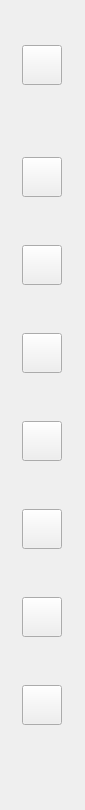
     <widget class="QWidget" name="menu_layout_1" native="true">
      <property name="maximumSize">
       <size>
        <width>85</width>
        <height>16777215</height>
       </size>
      </property>
      <layout class="QVBoxLayout" name="verticalLayout_4">
       <property name="spacing">
        <number>0</number>
       </property>
       <property name="leftMargin">
        <number>0</number>
       </property>
       <property name="topMargin">
        <number>0</number>
       </property>
       <property name="rightMargin">
        <number>0</number>
       </property>
       <property name="bottomMargin">
        <number>0</number>
       </property>
       <item>
        <widget class="QWidget" name="widget_2" native="true">
         <property name="maximumSize">
          <size>
           <width>16777215</width>
           <height>16777215</height>
          </size>
         </property>
         <layout class="QVBoxLayout" name="verticalLayout_5">
          <property name="spacing">
           <number>72</number>
          </property>
          <property name="leftMargin">
           <number>22</number>
          </property>
          <property name="topMargin">
           <number>45</number>
          </property>
          <property name="rightMargin">
           <number>22</number>
          </property>
          <property name="bottomMargin">
           <number>45</number>
          </property>
          <item>
           <widget class="QPushButton" name="expand1_menuButton">
            <property name="minimumSize">
             <size>
              <width>40</width>
              <height>40</height>
             </size>
            </property>
            <property name="maximumSize">
             <size>
              <width>40</width>
              <height>40</height>
             </size>
            </property>
            <property name="cursor">
             <cursorShape>PointingHandCursor</cursorShape>
            </property>
            <property name="text">
             <string/>
            </property>
            <property name="icon">
             <iconset resource="../resources.qrc">
              <normaloff>:/icons/icons/expand.png</normaloff>:/icons/icons/expand.png</iconset>
            </property>
            <property name="iconSize">
             <size>
              <width>40</width>
              <height>40</height>
             </size>
            </property>
            <property name="checkable">
             <bool>true</bool>
            </property>
            <property name="autoExclusive">
             <bool>false</bool>
            </property>
           </widget>
          </item>
          <item>
           <layout class="QVBoxLayout" name="verticalLayout">
            <property name="spacing">
             <number>48</number>
            </property>
            <item>
             <widget class="QPushButton" name="profile1_menuButton">
              <property name="minimumSize">
               <size>
                <width>40</width>
                <height>40</height>
               </size>
              </property>
              <property name="maximumSize">
               <size>
                <width>40</width>
                <height>40</height>
               </size>
              </property>
              <property name="cursor">
               <cursorShape>PointingHandCursor</cursorShape>
              </property>
              <property name="text">
               <string/>
              </property>
              <property name="icon">
               <iconset resource="../resources.qrc">
                <normaloff>:/icons/icons/profile.png</normaloff>:/icons/icons/profile.png</iconset>
              </property>
              <property name="iconSize">
               <size>
                <width>40</width>
                <height>40</height>
               </size>
              </property>
              <property name="checkable">
               <bool>true</bool>
              </property>
              <property name="autoExclusive">
               <bool>true</bool>
              </property>
             </widget>
            </item>
            <item>
             <widget class="QPushButton" name="schedule1_menuButton">
              <property name="minimumSize">
               <size>
                <width>40</width>
                <height>40</height>
               </size>
              </property>
              <property name="maximumSize">
               <size>
                <width>40</width>
                <height>40</height>
               </size>
              </property>
              <property name="cursor">
               <cursorShape>PointingHandCursor</cursorShape>
              </property>
              <property name="text">
               <string/>
              </property>
              <property name="icon">
               <iconset resource="../resources.qrc">
                <normaloff>:/icons/icons/schedule.png</normaloff>:/icons/icons/schedule.png</iconset>
              </property>
              <property name="iconSize">
               <size>
                <width>40</width>
                <height>40</height>
               </size>
              </property>
              <property name="checkable">
               <bool>true</bool>
              </property>
              <property name="autoExclusive">
               <bool>true</bool>
              </property>
             </widget>
            </item>
            <item>
             <widget class="QPushButton" name="cart1_menuButton">
              <property name="minimumSize">
               <size>
                <width>40</width>
                <height>40</height>
               </size>
              </property>
              <property name="maximumSize">
               <size>
                <width>40</width>
                <height>40</height>
               </size>
              </property>
              <property name="cursor">
               <cursorShape>PointingHandCursor</cursorShape>
              </property>
              <property name="text">
               <string/>
              </property>
              <property name="icon">
               <iconset resource="../resources.qrc">
                <normaloff>:/icons/icons/cart.png</normaloff>:/icons/icons/cart.png</iconset>
              </property>
              <property name="iconSize">
               <size>
                <width>40</width>
                <height>40</height>
               </size>
              </property>
              <property name="checkable">
               <bool>true</bool>
              </property>
              <property name="autoExclusive">
               <bool>true</bool>
              </property>
             </widget>
            </item>
            <item>
             <widget class="QPushButton" name="employees1_menuButton">
              <property name="minimumSize">
               <size>
                <width>40</width>
                <height>40</height>
               </size>
              </property>
              <property name="maximumSize">
               <size>
                <width>40</width>
                <height>40</height>
               </size>
              </property>
              <property name="cursor">
               <cursorShape>PointingHandCursor</cursorShape>
              </property>
              <property name="text">
               <string/>
              </property>
              <property name="icon">
               <iconset resource="../resources.qrc">
                <normaloff>:/icons/icons/employees.png</normaloff>:/icons/icons/employees.png</iconset>
              </property>
              <property name="iconSize">
               <size>
                <width>40</width>
                <height>40</height>
               </size>
              </property>
              <property name="checkable">
               <bool>true</bool>
              </property>
              <property name="autoExclusive">
               <bool>true</bool>
              </property>
             </widget>
            </item>
            <item>
             <widget class="QPushButton" name="cashier1_menuButton">
              <property name="minimumSize">
               <size>
                <width>40</width>
                <height>40</height>
               </size>
              </property>
              <property name="maximumSize">
               <size>
                <width>40</width>
                <height>40</height>
               </size>
              </property>
              <property name="cursor">
               <cursorShape>PointingHandCursor</cursorShape>
              </property>
              <property name="text">
               <string/>
              </property>
              <property name="icon">
               <iconset resource="../resources.qrc">
                <normaloff>:/icons/icons/cashier.png</normaloff>:/icons/icons/cashier.png</iconset>
              </property>
              <property name="iconSize">
               <size>
                <width>40</width>
                <height>40</height>
               </size>
              </property>
              <property name="checkable">
               <bool>true</bool>
              </property>
              <property name="autoExclusive">
               <bool>true</bool>
              </property>
             </widget>
            </item>
            <item>
             <widget class="QPushButton" name="dispatcher1_menuButton">
              <property name="minimumSize">
               <size>
                <width>40</width>
                <height>40</height>
               </size>
              </property>
              <property name="maximumSize">
               <size>
                <width>40</width>
                <height>40</height>
               </size>
              </property>
              <property name="cursor">
               <cursorShape>PointingHandCursor</cursorShape>
              </property>
              <property name="text">
               <string/>
              </property>
              <property name="icon">
               <iconset resource="../resources.qrc">
                <normaloff>:/icons/icons/dispatcher.png</normaloff>:/icons/icons/dispatcher.png</iconset>
              </property>
              <property name="iconSize">
               <size>
                <width>40</width>
                <height>40</height>
               </size>
              </property>
              <property name="checkable">
               <bool>true</bool>
              </property>
              <property name="autoExclusive">
               <bool>true</bool>
              </property>
             </widget>
            </item>
            <item>
             <widget class="QPushButton" name="quit1_menuButton">
              <property name="minimumSize">
               <size>
                <width>40</width>
                <height>40</height>
               </size>
              </property>
              <property name="maximumSize">
               <size>
                <width>40</width>
                <height>40</height>
               </size>
              </property>
              <property name="cursor">
               <cursorShape>PointingHandCursor</cursorShape>
              </property>
              <property name="text">
               <string/>
              </property>
              <property name="icon">
               <iconset resource="../resources.qrc">
                <normaloff>:/icons/icons/quit.png</normaloff>:/icons/icons/quit.png</iconset>
              </property>
              <property name="iconSize">
               <size>
                <width>40</width>
                <height>40</height>
               </size>
              </property>
              <property name="checkable">
               <bool>true</bool>
              </property>
              <property name="autoExclusive">
               <bool>true</bool>
              </property>
             </widget>
            </item>
           </layout>
          </item>
          <item>
           <spacer name="verticalSpacer">
            <property name="orientation">
             <enum>Qt::Vertical</enum>
            </property>
            <property name="sizeHint" stdset="0">
             <size>
              <width>20</width>
              <height>40</height>
             </size>
            </property>
           </spacer>
          </item>
         </layout>
        </widget>
       </item>
      </layout>
     </widget>
